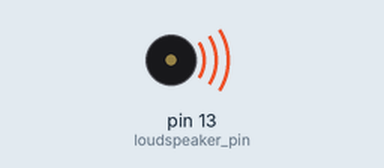
The sketch below on a simulated Arduino Uno, built with avr-gcc and run on an emulated ATmega328P. Shown: buzzer (waves = sounding).

Above: at 0.2 s.
Timing chart, 0 to 7.5 s (numbered marks = the images above):
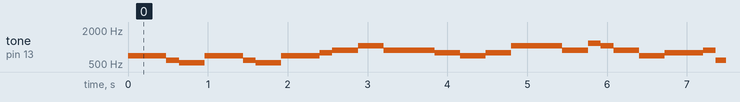

The sketch:

music.ino
```cpp
const int loudspeaker_pin = 13; // 13番ポートを使う
const int base_time = 16 * 80;  // 16の倍数が都合がいい

void setup()
{
  pinMode(loudspeaker_pin, OUTPUT); // 使うIOポートを出力に指定
}

void loop()
{tone(loudspeaker_pin, 698);
delay(base_time * 3 / 2 / 4);
tone(loudspeaker_pin, 587);
delay(base_time / 8);
tone(loudspeaker_pin, 523);
delay(base_time / 4);
tone(loudspeaker_pin, 698);
delay(base_time * 3 / 2 / 4);
tone(loudspeaker_pin, 587);
delay(base_time / 8);
tone(loudspeaker_pin, 523);
delay(base_time / 4);
tone(loudspeaker_pin, 698);
delay(base_time * 3 / 2 / 4);
tone(loudspeaker_pin, 784);
delay(base_time / 8);
tone(loudspeaker_pin, 880);
delay(base_time / 4);
tone(loudspeaker_pin, 1047);
delay(base_time / 4);
tone(loudspeaker_pin, 880);
delay(base_time / 4);
tone(loudspeaker_pin, 880);
delay(base_time / 4);
tone(loudspeaker_pin, 784);
delay(base_time / 4);
tone(loudspeaker_pin, 698);
delay(base_time / 4);
tone(loudspeaker_pin, 784);
delay(base_time / 4);
tone(loudspeaker_pin, 1047);
delay(base_time / 2);
tone(loudspeaker_pin, 880);
delay(base_time / 4);
tone(loudspeaker_pin, 1175);
delay(base_time / 8);
tone(loudspeaker_pin, 1047);
delay(base_time / 8);
tone(loudspeaker_pin, 880);
delay(base_time / 4);
tone(loudspeaker_pin, 698);
delay(base_time / 4);
tone(loudspeaker_pin, 784);
delay(base_time * 3 / 2 / 4);
tone(loudspeaker_pin, 880);
delay(base_time / 8);
tone(loudspeaker_pin, 587);
delay(base_time / 4);
tone(loudspeaker_pin, 523);
delay(base_time / 4);
tone(loudspeaker_pin, 698);
delay(base_time * 3 / 2 / 2);
noTone(loudspeaker_pin);
delay(base_time / 1);
noTone(loudspeaker_pin);
delay(base_time / 1);

}
```

Measured:
- by itself, tone on pin 13 (loudspeaker_pin): plays 698 Hz for 0.48 s, 587 Hz for 0.16 s, 523 Hz for 0.32 s, 698 Hz for 0.48 s, 587 Hz for 0.16 s, 523 Hz for 0.32 s … (286 notes in this stretch)
